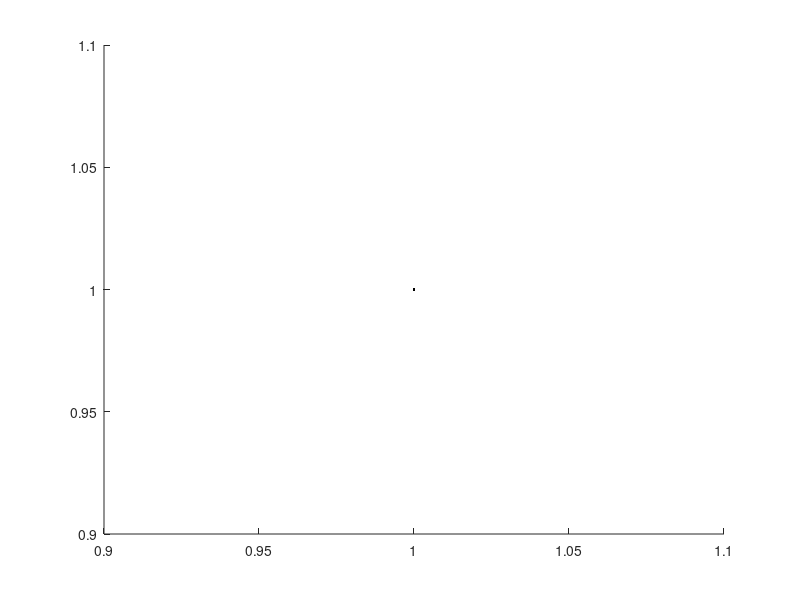

Source code (MATLAB): (Note: this script raises an error after producing the figure.)
%% Amplitude over Distance Relation 
x = [0 2 4 6 8 10 12.2 14.1 16 18 20 22.1 24]; % Establish x values
amp = [897.5 819 700.5 593.5 457 411.5 553.5 608 523 374.5 228.5 102.9 68.75];
d_amp = [57.5 22 13.5 20.5 18 25.5 21.5 13 13 28.5 18.5 14.6 17.05];
d_x = 0.5 * ones(1,length(x))

%% Plotting
figure
hold on
errorbar(x,amp, d_amp, d_amp, d_x, d_x,'.k')
scatter(x(1),amp(1),'ok')
scatter(x(8),amp(8),'ok')
xlabel('Distance from tube (cm)')
ylabel('Amplitude(mV)')
legend('Measurement Point', 'Critical Points')
axis tight